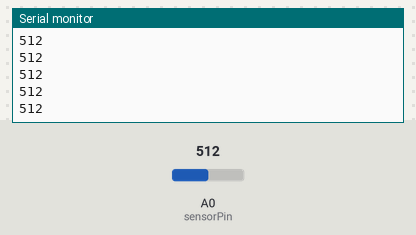
Simulated run of this sketch. Board: Arduino Uno, built with avr-gcc and run on an emulated ATmega328P. Shown: the last lines printed to the serial monitor. Inputs (shaded band) come from the test bench; at power-on: A0 (sensorPin) = 512.

Above: at 1.2 s.
1.3 s: A0 (sensorPin) set to 716
At 2.4 s:
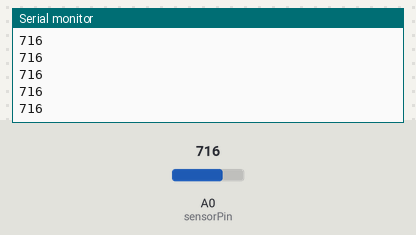
2.8 s: A0 (sensorPin) set to 900
At 3.8 s:
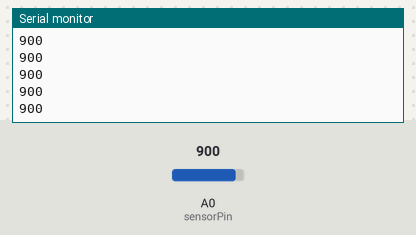
Timing chart, 0 to 5.8 s (numbered marks = the images above; inputs shaded):
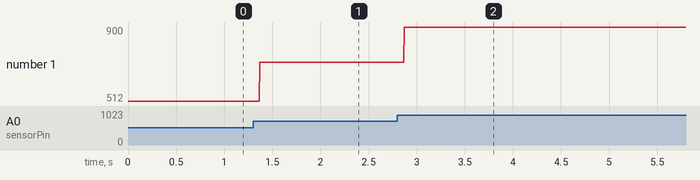

The sketch:

staircaseArduino.ino
```cpp
const int sensorPin = A0;
void setup() {
  // put your setup code here, to run once:
Serial.begin(9600);
}

void loop() {
  // put your main code here, to run repeatedly:
 int sensorVal = analogRead(sensorPin);
 Serial.println(sensorVal);

 //delay(500);
}
```

Measured:
- after the input at 1.3 s, the serial monitor: prints a new line after 0.07 s (image 1)
- after the input at 2.8 s, the serial monitor: prints a new line after 0.07 s (image 2)
- plotted number 1: 512 → 716 after the input at 1.3 s, 716 → 900 after the input at 2.8 s
